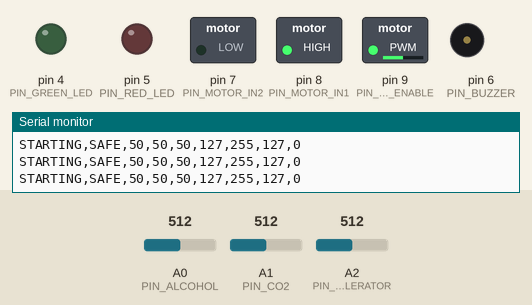
Simulated run of this sketch. Board: Arduino Uno, built with avr-gcc and run on an emulated ATmega328P. Parts: switched loads named in the sketch (green lamp = pin HIGH), output pins drawn as LEDs (lit = HIGH), buzzer (waves = sounding, pin HIGH), the last lines printed to the serial monitor. Dashed ring = blinking. Inputs (shaded band) come from the test bench; at power-on: A2 (PIN_ACCELERATOR) = 512, A0 (PIN_ALCOHOL) = 512, A1 (PIN_CO2) = 512.

Above: at 1.2 s.
1.3 s: A2 (PIN_ACCELERATOR) set to 716
At 1.9 s:
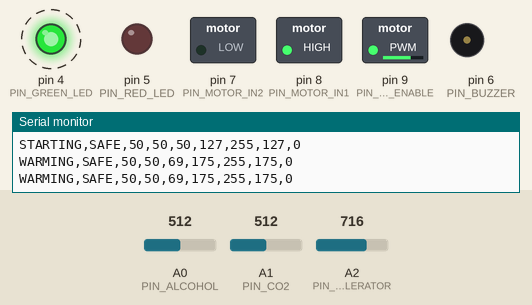
4.3 s: A2 (PIN_ACCELERATOR) set to 900
At 7.1 s:
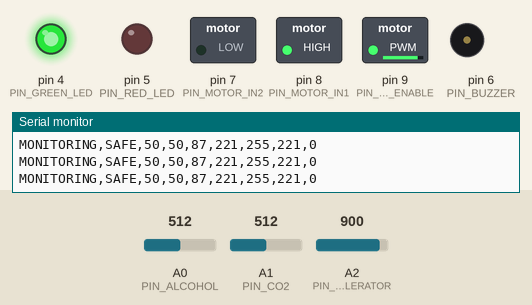
7.3 s: A2 (PIN_ACCELERATOR) set to 511
At 7.8 s:
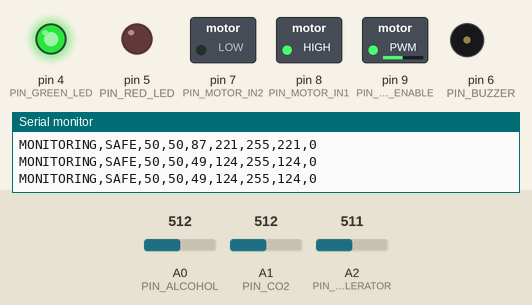
8.8 s: A2 (PIN_ACCELERATOR) set to 122
At 10.0 s:
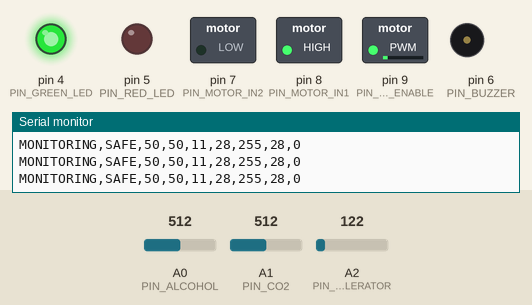
10.3 s: A0 (PIN_ALCOHOL) set to 607
11.8 s: A0 (PIN_ALCOHOL) set to 629
Timing chart, 0 to 14.8 s (numbered marks = the images above; inputs shaded):
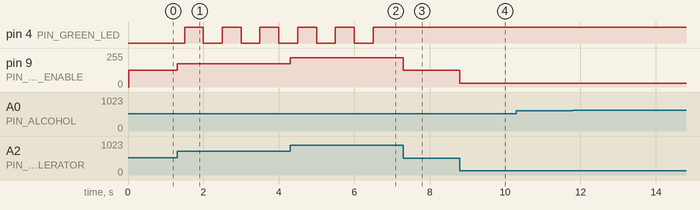

Measured:
- after the input at 1.3 s, pin 9 (PIN_MOTOR_ENABLE): 127/255 → 175/255 at once
- after the input at 4.3 s, pin 9 (PIN_MOTOR_ENABLE): 175/255 → 221/255 at once
- after the input at 7.3 s, pin 9 (PIN_MOTOR_ENABLE): 221/255 → 124/255 at once
- after the input at 8.8 s, pin 9 (PIN_MOTOR_ENABLE): 124/255 → 28/255 at once
- by itself, pin 4 (PIN_GREEN_LED): alternates HIGH for 0.50 s and LOW for 0.50 s

The sketch:

day04_controlled_slowdown.ino
```cpp
/*
  Day 04 - Controlled Drivetrain Slowdown and Lockout
  Simulation/portfolio controller only. PWM ramp values are simulation
  parameters and are NOT suitable for controlling a real vehicle.
  PWM is a motor command, not measured vehicle speed. Intervention stays
  latched until reset; no EEPROM persistence is implemented.
*/

const byte PIN_ALCOHOL = A0;
const byte PIN_CO2 = A1;
const byte PIN_ACCELERATOR = A2;
const byte PIN_MOTOR_ENABLE = 9;
const byte PIN_MOTOR_IN1 = 8;
const byte PIN_MOTOR_IN2 = 7;
const byte PIN_GREEN_LED = 4;
const byte PIN_RED_LED = 5;
const byte PIN_BUZZER = 6;

const byte STATE_STARTING = 0;
const byte STATE_WARMING = 1;
const byte STATE_MONITORING = 2;
const byte STATE_VERIFYING = 3;
const byte STATE_CONTROLLED_SLOWDOWN = 4;
const byte STATE_DRIVETRAIN_LOCKOUT = 5;
byte systemState = STATE_STARTING;

const byte CONDITION_SAFE = 0;
const byte CONDITION_ALCOHOL_ONLY = 1;
const byte CONDITION_BREATH_ONLY = 2;
const byte CONDITION_ALCOHOL_AND_BREATH = 3;
byte sensorCondition = CONDITION_SAFE;

const unsigned long STARTING_TIME_MS = 1500;
const unsigned long WARMING_TIME_MS = 5000;
const unsigned long CONFIRMATION_TIME_MS = 3000;
const unsigned long SAMPLE_INTERVAL_MS = 100;
const unsigned long PRINT_INTERVAL_MS = 250;
const unsigned long SLOWDOWN_STEP_INTERVAL_MS = 300;
const int SLOWDOWN_STEP_PWM = 10;

unsigned long stateStartTime = 0;
unsigned long verificationStartTime = 0;
unsigned long lastSampleTime = 0;
unsigned long lastPrintTime = 0;
unsigned long lastSlowdownStepTime = 0;
unsigned long lastWarningBeepTime = 0;

const byte FILTER_SIZE = 10;
int alcoholSamples[FILTER_SIZE];
int co2Samples[FILTER_SIZE];
long alcoholSum = 0;
long co2Sum = 0;
byte sampleIndex = 0;

const int ALCOHOL_HIGH_THRESHOLD = 60;
const int ALCOHOL_LOW_THRESHOLD  = 50;
const int CO2_HIGH_THRESHOLD = 55;
const int CO2_LOW_THRESHOLD  = 45;

bool alcoholActive = false;
bool breathActive = false;

int requestedMotorPwm = 0;
int allowedMotorPwm = 0;
int slowdownLimitPwm = 255;

int analogToPercent(int rawValue) {
  return map(rawValue, 0, 1023, 0, 100);
}

void initialiseFilter() {
  int firstAlcohol = analogRead(PIN_ALCOHOL);
  int firstCo2 = analogRead(PIN_CO2);
  alcoholSum = 0;
  co2Sum = 0;
  sampleIndex = 0;

  for (byte i = 0; i < FILTER_SIZE; i++) {
    alcoholSamples[i] = firstAlcohol;
    co2Samples[i] = firstCo2;
    alcoholSum += firstAlcohol;
    co2Sum += firstCo2;
  }
}

void sampleSensors() {
  int newAlcohol = analogRead(PIN_ALCOHOL);
  int newCo2 = analogRead(PIN_CO2);

  alcoholSum -= alcoholSamples[sampleIndex];
  co2Sum -= co2Samples[sampleIndex];
  alcoholSamples[sampleIndex] = newAlcohol;
  co2Samples[sampleIndex] = newCo2;
  alcoholSum += newAlcohol;
  co2Sum += newCo2;

  sampleIndex++;
  if (sampleIndex >= FILTER_SIZE) sampleIndex = 0;
}

int filteredAlcoholPercent() {
  return analogToPercent(alcoholSum / FILTER_SIZE);
}

int filteredCo2Percent() {
  return analogToPercent(co2Sum / FILTER_SIZE);
}

void updateHysteresis(int alcoholPercent, int co2Percent) {
  if (!alcoholActive && alcoholPercent >= ALCOHOL_HIGH_THRESHOLD) alcoholActive = true;
  else if (alcoholActive && alcoholPercent <= ALCOHOL_LOW_THRESHOLD) alcoholActive = false;

  if (!breathActive && co2Percent >= CO2_HIGH_THRESHOLD) breathActive = true;
  else if (breathActive && co2Percent <= CO2_LOW_THRESHOLD) breathActive = false;
}

void classifySensorCondition() {
  if (alcoholActive && breathActive) sensorCondition = CONDITION_ALCOHOL_AND_BREATH;
  else if (alcoholActive) sensorCondition = CONDITION_ALCOHOL_ONLY;
  else if (breathActive) sensorCondition = CONDITION_BREATH_ONLY;
  else sensorCondition = CONDITION_SAFE;
}

void enterState(byte newState) {
  unsigned long now = millis();
  systemState = newState;
  stateStartTime = now;

  if (newState == STATE_VERIFYING) verificationStartTime = now;

  if (newState == STATE_CONTROLLED_SLOWDOWN) {
    // Capture demand once. Later accelerator increases cannot raise this ceiling.
    slowdownLimitPwm = requestedMotorPwm;
    lastSlowdownStepTime = now;
    lastWarningBeepTime = now;
    if (slowdownLimitPwm == 0) {
      enterState(STATE_DRIVETRAIN_LOCKOUT);
      return;
    }
    tone(PIN_BUZZER, 1200, 400);
  }

  if (newState == STATE_DRIVETRAIN_LOCKOUT) {
    slowdownLimitPwm = 0;
    tone(PIN_BUZZER, 900, 600);
  }
}

void updateStateMachine() {
  unsigned long now = millis();

  switch (systemState) {
    case STATE_STARTING:
      if (now - stateStartTime >= STARTING_TIME_MS) enterState(STATE_WARMING);
      break;

    case STATE_WARMING:
      if (now - stateStartTime >= WARMING_TIME_MS) enterState(STATE_MONITORING);
      break;

    case STATE_MONITORING:
      if (sensorCondition == CONDITION_ALCOHOL_AND_BREATH) enterState(STATE_VERIFYING);
      break;

    case STATE_VERIFYING:
      if (sensorCondition != CONDITION_ALCOHOL_AND_BREATH) enterState(STATE_MONITORING);
      else if (now - verificationStartTime >= CONFIRMATION_TIME_MS) enterState(STATE_CONTROLLED_SLOWDOWN);
      break;

    case STATE_CONTROLLED_SLOWDOWN:
      // No sensor-based exit: confirmation latches the intervention.
      if (now - lastSlowdownStepTime >= SLOWDOWN_STEP_INTERVAL_MS) {
        lastSlowdownStepTime = now;
        slowdownLimitPwm -= SLOWDOWN_STEP_PWM;
        if (slowdownLimitPwm <= 0) {
          slowdownLimitPwm = 0;
          enterState(STATE_DRIVETRAIN_LOCKOUT);
          break;  // Preserve the lockout tone; do not issue another warning.
        }
      }

      if (now - lastWarningBeepTime >= 1000) {
        lastWarningBeepTime = now;
        tone(PIN_BUZZER, 1200, 150);
      }
      break;

    case STATE_DRIVETRAIN_LOCKOUT:
      // Terminal until reset. loop() continues sampling and printing diagnostics.
      break;
  }
}

void updateMotorControl() {
  // A lower demand is always allowed, but cannot change the safety ceiling.
  if (systemState == STATE_CONTROLLED_SLOWDOWN) {
    allowedMotorPwm = min(requestedMotorPwm, slowdownLimitPwm);
  } else if (systemState == STATE_DRIVETRAIN_LOCKOUT) {
    allowedMotorPwm = 0;
  } else {
    allowedMotorPwm = requestedMotorPwm;
  }

  analogWrite(PIN_MOTOR_ENABLE, allowedMotorPwm);
}

void updateStatusIndicators() {
  unsigned long now = millis();

  switch (systemState) {
    case STATE_STARTING:
      digitalWrite(PIN_GREEN_LED, LOW);
      digitalWrite(PIN_RED_LED, LOW);
      break;
    case STATE_WARMING:
      digitalWrite(PIN_GREEN_LED, ((now / 500) % 2) ? HIGH : LOW);
      digitalWrite(PIN_RED_LED, LOW);
      break;
    case STATE_MONITORING:
      digitalWrite(PIN_GREEN_LED, HIGH);
      digitalWrite(PIN_RED_LED, LOW);
      break;
    case STATE_VERIFYING:
      digitalWrite(PIN_GREEN_LED, HIGH);
      digitalWrite(PIN_RED_LED, ((now / 250) % 2) ? HIGH : LOW);
      break;
    case STATE_CONTROLLED_SLOWDOWN:
      digitalWrite(PIN_GREEN_LED, LOW);
      digitalWrite(PIN_RED_LED, ((now / 150) % 2) ? HIGH : LOW);
      break;
    case STATE_DRIVETRAIN_LOCKOUT:
      digitalWrite(PIN_GREEN_LED, LOW);
      digitalWrite(PIN_RED_LED, HIGH);
      break;
  }
}

const char* systemStateName(int state) {
  switch (state) {
    case STATE_STARTING: return "STARTING";
    case STATE_WARMING: return "WARMING";
    case STATE_MONITORING: return "MONITORING";
    case STATE_VERIFYING: return "VERIFYING";
    case STATE_CONTROLLED_SLOWDOWN: return "CONTROLLED_SLOWDOWN";
    case STATE_DRIVETRAIN_LOCKOUT: return "DRIVETRAIN_LOCKOUT";
    default: return "UNKNOWN";
  }
}

const char* sensorConditionName(int condition) {
  switch (condition) {
    case CONDITION_SAFE: return "SAFE";
    case CONDITION_ALCOHOL_ONLY: return "ALCOHOL_ONLY";
    case CONDITION_BREATH_ONLY: return "BREATH_ONLY";
    case CONDITION_ALCOHOL_AND_BREATH: return "ALCOHOL_AND_BREATH";
    default: return "UNKNOWN";
  }
}

unsigned long verificationElapsedMs() {
  if (systemState != STATE_VERIFYING) return 0;
  unsigned long elapsed = millis() - verificationStartTime;
  return elapsed > CONFIRMATION_TIME_MS ? CONFIRMATION_TIME_MS : elapsed;
}

void setup() {
  Serial.begin(9600);

  pinMode(PIN_MOTOR_ENABLE, OUTPUT);
  pinMode(PIN_MOTOR_IN1, OUTPUT);
  pinMode(PIN_MOTOR_IN2, OUTPUT);
  pinMode(PIN_GREEN_LED, OUTPUT);
  pinMode(PIN_RED_LED, OUTPUT);
  pinMode(PIN_BUZZER, OUTPUT);

  analogWrite(PIN_MOTOR_ENABLE, 0);
  digitalWrite(PIN_MOTOR_IN1, HIGH);
  digitalWrite(PIN_MOTOR_IN2, LOW);
  digitalWrite(PIN_GREEN_LED, LOW);
  digitalWrite(PIN_RED_LED, LOW);

  initialiseFilter();
  stateStartTime = millis();

  Serial.println("State,Condition,Alcohol%,CO2%,Accelerator%,RequestedPWM,LimitPWM,AllowedPWM,VerifyMs");
}

void loop() {
  unsigned long now = millis();

  int acceleratorPercent = analogToPercent(analogRead(PIN_ACCELERATOR));
  requestedMotorPwm = map(acceleratorPercent, 0, 100, 0, 255);

  if (now - lastSampleTime >= SAMPLE_INTERVAL_MS) {
    lastSampleTime = now;
    sampleSensors();
    updateHysteresis(filteredAlcoholPercent(), filteredCo2Percent());
    classifySensorCondition();
  }

  updateStateMachine();
  updateMotorControl();
  updateStatusIndicators();

  if (now - lastPrintTime >= PRINT_INTERVAL_MS) {
    lastPrintTime = now;

    Serial.print(systemStateName(systemState)); Serial.print(",");
    Serial.print(sensorConditionName(sensorCondition)); Serial.print(",");
    Serial.print(filteredAlcoholPercent()); Serial.print(",");
    Serial.print(filteredCo2Percent()); Serial.print(",");
    Serial.print(acceleratorPercent); Serial.print(",");
    Serial.print(requestedMotorPwm); Serial.print(",");
    Serial.print(slowdownLimitPwm); Serial.print(",");
    Serial.print(allowedMotorPwm); Serial.print(",");
    Serial.println(verificationElapsedMs());
  }
}
```
